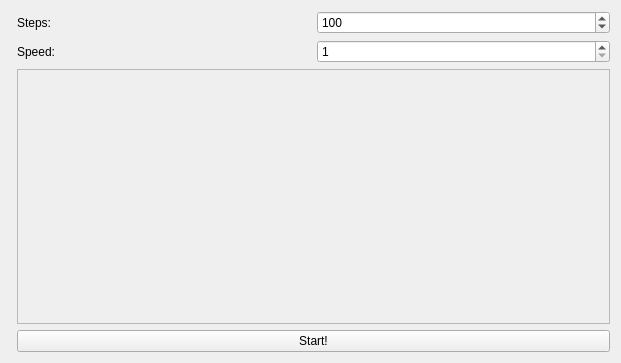
<?xml version="1.0" encoding="UTF-8"?>
<ui version="4.0">
 <class>MainWindow</class>
 <widget class="QMainWindow" name="MainWindow">
  <property name="enabled">
   <bool>true</bool>
  </property>
  <property name="geometry">
   <rect>
    <x>0</x>
    <y>0</y>
    <width>621</width>
    <height>363</height>
   </rect>
  </property>
  <property name="windowTitle">
   <string>MainWindow</string>
  </property>
  <widget class="QWidget" name="centralWidget">
   <layout class="QGridLayout" name="gridLayout">
    <item row="0" column="0">
     <layout class="QHBoxLayout" name="horizontalLayout_3">
      <item>
       <widget class="RenderArea" name="render_area" native="true">
        <property name="minimumSize">
         <size>
          <width>0</width>
          <height>0</height>
         </size>
        </property>
       </widget>
      </item>
      <item>
       <layout class="QVBoxLayout" name="verticalLayout">
        <item>
         <layout class="QHBoxLayout" name="horizontalLayout">
          <item>
           <widget class="QLabel" name="label">
            <property name="text">
             <string>Steps:</string>
            </property>
           </widget>
          </item>
          <item>
           <widget class="QSpinBox" name="spin_steps">
            <property name="minimumSize">
             <size>
              <width>100</width>
              <height>0</height>
             </size>
            </property>
            <property name="maximum">
             <number>100000000</number>
            </property>
            <property name="singleStep">
             <number>1000</number>
            </property>
            <property name="value">
             <number>100</number>
            </property>
           </widget>
          </item>
         </layout>
        </item>
        <item>
         <layout class="QHBoxLayout" name="horizontalLayout_2">
          <item>
           <widget class="QLabel" name="label_2">
            <property name="text">
             <string>Speed:</string>
            </property>
           </widget>
          </item>
          <item>
           <widget class="QSpinBox" name="spin_speed">
            <property name="minimumSize">
             <size>
              <width>100</width>
              <height>0</height>
             </size>
            </property>
            <property name="minimum">
             <number>1</number>
            </property>
            <property name="maximum">
             <number>10000</number>
            </property>
           </widget>
          </item>
         </layout>
        </item>
        <item>
         <widget class="QGraphicsView" name="movement_rules_view">
          <property name="enabled">
           <bool>false</bool>
          </property>
          <property name="minimumSize">
           <size>
            <width>100</width>
            <height>100</height>
           </size>
          </property>
          <property name="autoFillBackground">
           <bool>false</bool>
          </property>
          <property name="alignment">
           <set>Qt::AlignLeading|Qt::AlignLeft|Qt::AlignTop</set>
          </property>
          <property name="dragMode">
           <enum>QGraphicsView::NoDrag</enum>
          </property>
         </widget>
        </item>
        <item>
         <widget class="QPushButton" name="btn_start">
          <property name="enabled">
           <bool>true</bool>
          </property>
          <property name="text">
           <string>Start!</string>
          </property>
         </widget>
        </item>
       </layout>
      </item>
     </layout>
    </item>
   </layout>
  </widget>
 </widget>
 <layoutdefault spacing="6" margin="11"/>
 <customwidgets>
  <customwidget>
   <class>RenderArea</class>
   <extends>QWidget</extends>
   <header>renderarea.h</header>
   <container>1</container>
   <slots>
    <slot>onDrawBtnClicked()</slot>
   </slots>
  </customwidget>
 </customwidgets>
 <resources/>
 <connections/>
</ui>
